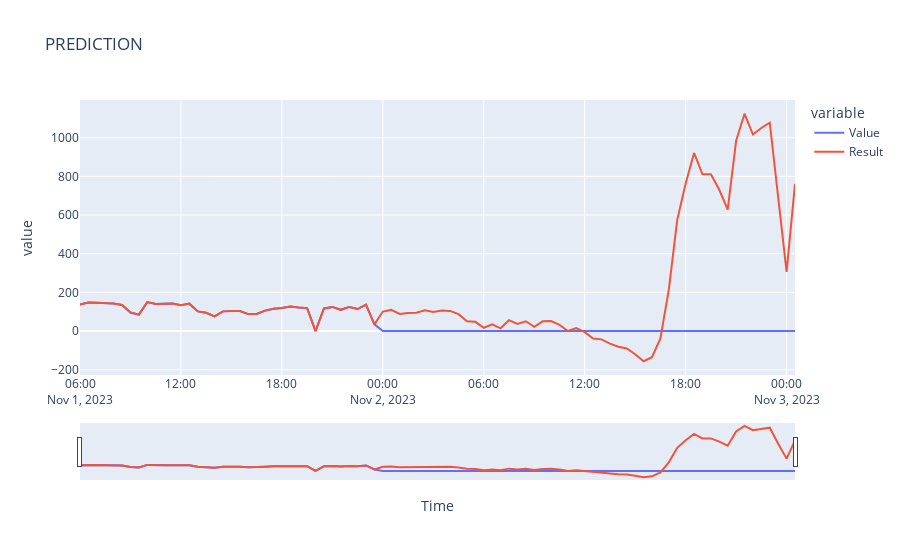

Notebook code cell kept with this figure:
### Code cell
import plotly.express as px
time_valid = np.array(time_valid)
x_valid = np.array(x_valid)
    # creating a dataframe
df = pd.DataFrame({"Time": time_valid, "Value": x_valid, "Result": results})
    # plotting the dataframe
fig = px.line(df, x="Time", y=["Value", "Result"], title="PREDICTION")
fig.update_xaxes(rangeslider_visible=True)
